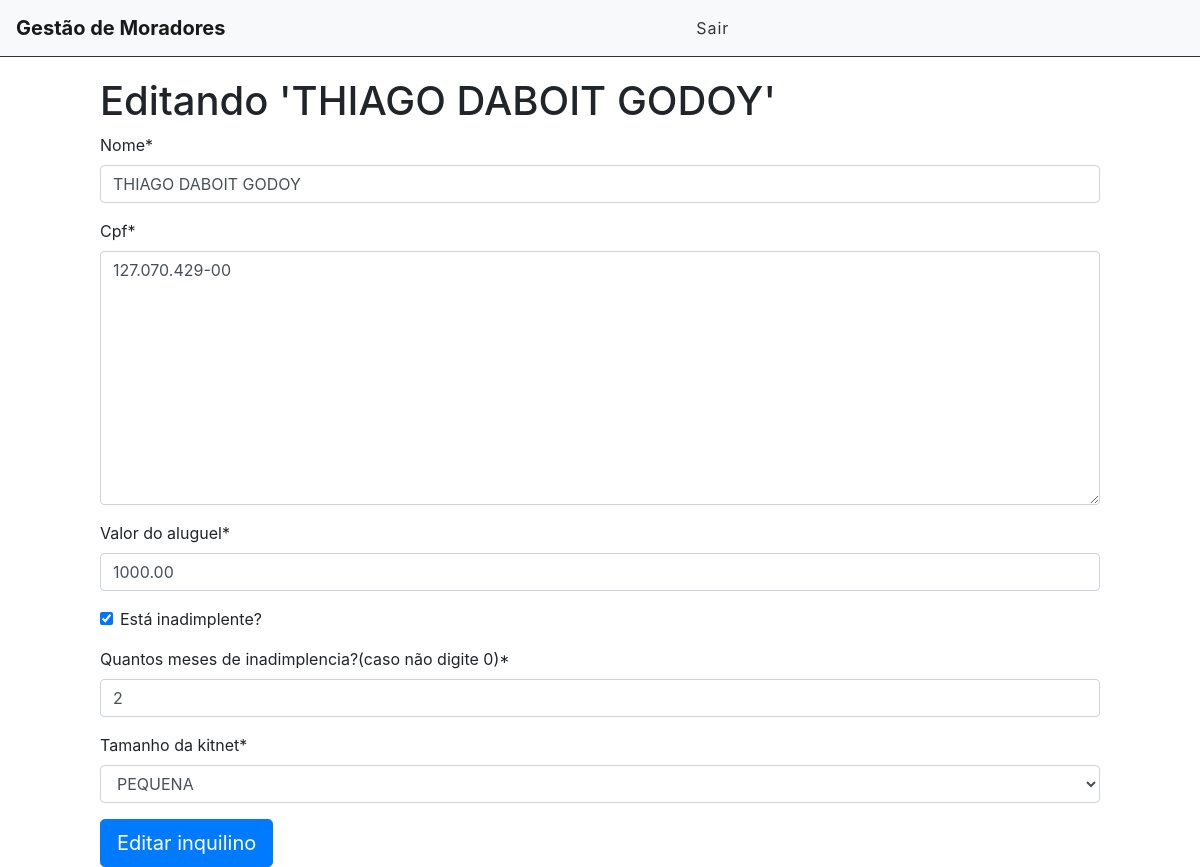
Page /editar/32 (signed in) on the committed database.
### core/models.py (models this page shows, shortened)
class Registro(Model):
    STATUS = (
        ('doing', 'Doing'),
        ('done', 'Done'),
        ('total', 'Total')
    )
    KITNET = (
        ("P", "PEQUENA"),
        ("M", "MEDIA"),
        ("G", "GRANDE")
    )
    nome = models.CharField('Nome', max_length=100)
    cpf = CPFField('CPF')
    aluguel = models.DecimalField('Valor do aluguel', max_digits=12, decimal_places=2)
    tamanho = models.CharField('Tamanho da kitnet', max_length=1, choices=KITNET, blank=False, null=False)
    status = models.BooleanField('Está inadimplente?')
    atraso = models.DecimalField('Quantos meses de inadimplencia?(caso não digite 0)', max_digits=3, decimal_places=0)
    done = models.CharField(max_length=12, choices=STATUS)
    user = models.ForeignKey(get_user_model(), on_delete=models.CASCADE)

### core/views.py (the view)
# urls.py: path('editar/<int:id>', views.editar, name='editar'),
@login_required
def editar(request, id):
    inquilino = get_object_or_404(Registro, pk=id)
    form = TaskForm(instance=inquilino)
    if request.method == 'POST':
        form = TaskForm(request.POST, instance=inquilino)
        if form.is_valid():
            inquilino.save()
            return redirect('/')
        else:
            return render(request, 'editar.html', {'form': form, 'inquilino': inquilino})
    else:
        return render(request, 'editar.html', {'form': form, 'inquilino': inquilino})

### core/forms.py
class TaskForm(forms.ModelForm):
    class Meta:
        model = Registro
        fields = ('nome', 'cpf', 'aluguel', 'status', 'atraso', 'tamanho')

### core/templates/editar.html (shortened to what this page needs)
{% extends 'index.html' %}
{% load crispy_forms_tags %}
{% block content %}
    <div class="offset-1 col-10 list-div">
        <h1>Editando '{{inquilino.nome}}'</h1>
        <form method="POST">
            {{ form|crispy }}
            <input type="submit" class="btn btn-primary btn-lg" value="Editar inquilino">
        </form>
    </div>
{% endblock %}

### core/static/css/styles.css (style rules this page uses)
.list-div { padding: 0; }

### rows in the picture
Registro: nome "THIAGO DABOIT GODOY", cpf "127.070.429-00", aluguel "1000.00", status "☑", atraso "2", tamanho "PEQUENA"
